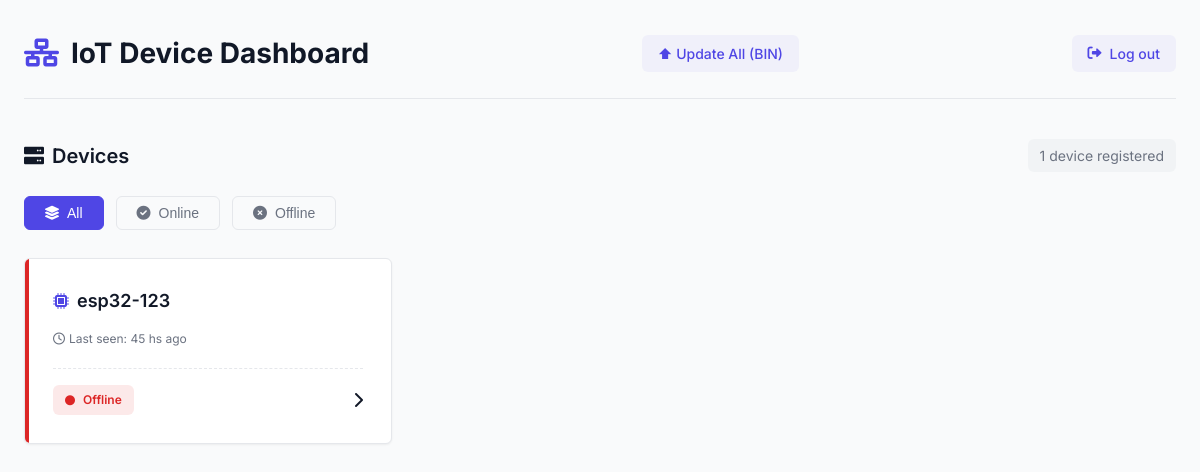
The app's page / (signed in) with its own data.
### app.py (models this page shows)
class Device(db.Model):
    id         = db.Column(db.Integer, primary_key=True)
    device_id  = db.Column(db.String(64), unique=True, index=True, nullable=False)
    status     = db.Column(db.String(8), nullable=False)          # "online/offline"
    last_seen  = db.Column(db.DateTime(timezone=True), nullable=False)

### app.py (the view)
@app.route("/")
def select_device():
    user = User.query.filter_by(email=session['user_email']).first()
    rows = user_devices(user)
    now = utc_now()
    dev_list = {}
    for row in rows:
        last_seen = row.last_seen if row.last_seen.tzinfo else row.last_seen.replace(tzinfo=timezone.utc)
        dev_list[row.device_id] = {
            "status": row.status,
            "last_seen": int((now - last_seen).total_seconds())
        }
    return render_template("devices.html", devices=dev_list, user=user)

### app.py (called while the page is built)
def utc_now():
    return datetime.now(UTC)

def user_devices(user: User):
    if user.role == "admin":
        return Device.query.all()
    else:
        ids = [ud.device_id for ud in UserDevice.query.filter_by(user_id=user.id)]
        return Device.query.filter(Device.device_id.in_(ids)).all()

@app.template_filter("ago")
def ago(seconds: int) -> str:
    if seconds < 60:
        return f"{seconds}s"
    elif seconds < 3600:
        mins = seconds // 60
        return f"{mins} min{'s' if mins > 1 else ''}"
    else:
        hrs = seconds // 3600
        return f"{hrs} h{'s' if hrs > 1 else ''}"

@app.before_request
def require_login():
    auth_paths = ['/login', '/signup', '/static/', '/api/telemetry']
    if any(request.path.startswith(p) for p in auth_paths):
        return
    email = session.get('user_email')
    if not email:
        return redirect(url_for('login'))
    user = User.query.filter_by(email=email).first()
    if user is None:                # user was deleted
        session.clear()
        return redirect(url_for('login'))

### templates/devices.html (shortened to what this page needs)
<!DOCTYPE html>
<html lang="en">
<head>
  <link rel="stylesheet" href="https://cdnjs.cloudflare.com/ajax/libs/font-awesome/6.0.0/css/all.min.css">
</head>
<body>
<div class="container">
    <header>
      <h1 class="page-title">
        <i class="fas fa-network-wired"></i>
        IoT Device Dashboard
      </h1>
  <a href="{{ url_for('ota_form') }}" class="logout-link">⬆ Update&nbsp;All&nbsp;(BIN)</a>
      <a href="{{ url_for('logout') }}" class="logout-link">
        <i class="fas fa-sign-out-alt"></i>
        Log out
      </a>
    </header>
    <main>
      <div class="dashboard-header">
        <h2 class="section-title">
          <i class="fas fa-server"></i>
          Devices
        </h2>
        <div class="device-count">
          {% if devices %}
            {{ devices|length }} device{% if devices|length > 1 %}s{% endif %} registered
          {% else %}
            No devices registered
          {% endif %}
        </div>
      </div>
      <div class="filter-controls">
        <button class="filter-btn active" data-filter="all">
          <i class="fas fa-layer-group"></i>
          All
        </button>
        <button class="filter-btn" data-filter="online">
          <i class="fas fa-check-circle"></i>
          Online
        </button>
        <button class="filter-btn" data-filter="offline">
          <i class="fas fa-times-circle"></i>
          Offline
        </button>
      </div>
<div class="device-grid">
        {% if devices %}
          {% for dev, info in devices.items() %}
            <div class="device-card {{ info.status }}" data-status="{{ info.status }}">
              <a href="{{ url_for('control_device', device_id=dev) }}">
                <div class="device-name">
                  <i class="fas fa-microchip"></i>
                  {{ dev }}
                </div>
                <div class="device-meta">
                  <div class="last-seen">
                    <i class="far fa-clock"></i>
                    Last seen: {{ info.last_seen|ago }} ago
                  </div>
                </div>
                <div class="device-status">
                  <span class="status-badge {{ info.status }}">
                    <i class="fas fa-circle"></i>
                    {{ info.status }}
                  </span>
                  <i class="fas fa-chevron-right"></i>
                </div>
              </a>
            </div>
          {% endfor %}
        {% endif %}
      </div>
    </main>
  </div>
</body>
</html>

### templates/devices.html (style rules this page uses)
:root { --bg: #f9fafb; --card-bg: #ffffff; --primary: #4f46e5; --primary-hover: #4338ca; --text: #111827; --text-light: #6b7280; --muted: #9ca3af; --border: #e5e7eb; --success: #059669; --error: #dc2626; --warning: #d97706; --shadow-sm: 0 1px 3px 0 rgba(0, 0, 0, 0.03), 0 1px 2px 0 rgba(0, 0, 0, 0.03); --shadow-md: 0 4px 6px -1px rgba(0, 0, 0, 0.05), 0 2px 4px -1px rgba(0, 0, 0, 0.03); --radius: 0.375rem; --transition: all 0.2s cubic-bezier(0.4, 0, 0.2, 1); }
* { box-sizing: border-box; margin: 0; padding: 0; }
body { font-family: 'Inter', -apple-system, BlinkMacSystemFont, sans-serif; background: var(--bg); color: var(--text); line-height: 1.5; -webkit-font-smoothing: antialiased; -moz-osx-font-smoothing: grayscale; }
.container { max-width: 1200px; margin: 0 auto; padding: 2rem 1.5rem; }
header { display: flex; justify-content: space-between; align-items: center; margin-bottom: 2.5rem; padding-bottom: 1.5rem; border-bottom: 1px solid var(--border); }
.page-title { font-size: 1.75rem; font-weight: 700; color: var(--text); display: flex; align-items: center; gap: 0.75rem; }
.page-title i { color: var(--primary); }
.logout-link { display: inline-flex; align-items: center; gap: 0.5rem; font-size: 0.875rem; font-weight: 500; color: var(--primary); text-decoration: none; padding: 0.5rem 1rem; border-radius: var(--radius); transition: var(--transition); background-color: rgba(79, 70, 229, 0.05); }
.dashboard-header { display: flex; justify-content: space-between; align-items: center; margin-bottom: 1.5rem; }
.section-title { font-size: 1.25rem; font-weight: 600; color: var(--text); display: flex; align-items: center; gap: 0.5rem; }
.device-count { font-size: 0.875rem; color: var(--text-light); background: rgba(107, 114, 128, 0.05); padding: 0.375rem 0.75rem; border-radius: var(--radius); }
.device-grid { display: grid; grid-template-columns: repeat(auto-fill, minmax(280px, 1fr)); gap: 1.5rem; }
.device-card { background: var(--card-bg); border: 1px solid var(--border); border-radius: var(--radius); padding: 1.75rem; transition: var(--transition); box-shadow: var(--shadow-sm); position: relative; overflow: hidden; }
.device-card::before { content: ''; position: absolute; top: 0; left: 0; width: 4px; height: 100%; background: var(--border); transition: var(--transition); }
.device-card.offline::before { background: var(--error); }
.device-card a { text-decoration: none; color: var(--text); display: block; height: 100%; }
.device-name { font-size: 1.125rem; font-weight: 600; margin-bottom: 1rem; color: var(--text); display: flex; align-items: center; gap: 0.5rem; }
.device-name i { color: var(--primary); font-size: 1rem; }
.device-meta { display: flex; flex-direction: column; gap: 0.75rem; }
.device-status { display: flex; align-items: center; justify-content: space-between; margin-top: 1.25rem; padding-top: 1rem; border-top: 1px dashed var(--border); }
.status-badge { display: inline-flex; align-items: center; gap: 0.5rem; padding: 0.375rem 0.75rem; font-size: 0.75rem; font-weight: 600; border-radius: var(--radius); text-transform: capitalize; }
.status-badge.offline { background-color: rgba(220, 38, 38, 0.1); color: var(--error); }
.status-badge i { font-size: 0.625rem; }
.filter-controls { display: flex; gap: 0.75rem; margin-bottom: 1.75rem; flex-wrap: wrap; }
.filter-btn { padding: 0.5rem 1.25rem; font-size: 0.875rem; font-weight: 500; color: var(--text-light); background: transparent; border: 1px solid var(--border); border-radius: var(--radius); cursor: pointer; transition: var(--transition); display: flex; align-items: center; gap: 0.5rem; }
.filter-btn.active { background: var(--primary); color: #fff; border-color: var(--primary); }
.last-seen { font-size: 0.75rem; color: var(--text-light); display: flex; align-items: center; gap: 0.25rem; }

### records on screen
Device: device "esp32-123", last_seen|ago "45 hs", status "Offline"

### other values on screen
{{ devices|length }} "1"
